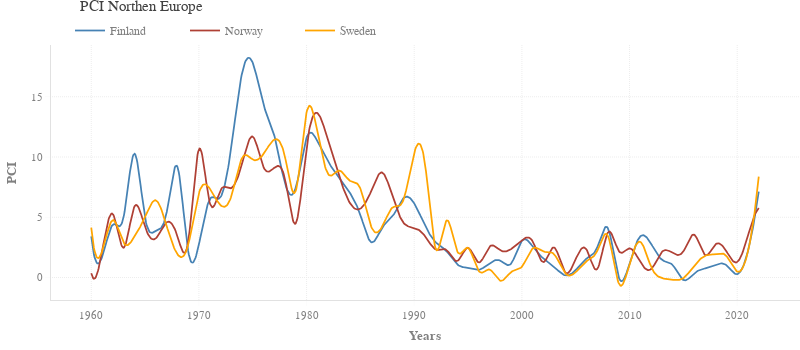

The notebook cell this image was saved under:
### Code cell
fig = pl_figure(figsize=(800, 350))

# pl_plot(
#     go.Scatter(x=data.index, y=data['Finland'], mode='lines+markers', line_color=palette[0], name='Finland'), fig)

pl_plot(
    go.Scatter(
        x=smoothed(data['Finland'][:-1]).index,
        y=smoothed(data['Finland'][:-1]).values.ravel(),
        mode='lines', line_color=palette[2], hoverinfo='skip', hovertemplate=None, name='Finland'), fig)
pl_plot(
    go.Scatter(
        x=data['Finland'][:-1].index,
        y=data['Finland'][:-1],
        marker=dict(opacity=0, size=6),
        mode='markers', line_color=palette[2], showlegend=False, name='Finland'), fig)

pl_plot(
    go.Scatter(
        x=smoothed(data['Norway'][:-1]).index,
        y=smoothed(data['Norway'][:-1]).values.ravel(),
        mode='lines', line_color=palette[1], hoverinfo='skip', name='Norway'), fig)
pl_plot(
    go.Scatter(
        x=data['Norway'][:-1].index,
        y=data['Norway'][:-1],
        marker=dict(opacity=0, size=6),
        mode='markers', line_color=palette[1], showlegend=False, name='Norway'), fig)

pl_plot(
    go.Scatter(
        x=smoothed(data['Sweden'][:-1]).index,
        y=smoothed(data['Sweden'][:-1]).values.ravel(),
        mode='lines', line_color=palette[4], hoverinfo='skip', name='Sweden'), fig)
pl_plot(
    go.Scatter(
        x=data['Sweden'][:-1].index,
        y=data['Sweden'][:-1],
        marker=dict(opacity=0, size=6),
        mode='markers', line_color=palette[4], showlegend=False, name='Sweden'), fig)

pl_labels(x='Years', y='PCI')
pl_title('PCI Northen Europe')

fig.update_xaxes(showspikes=True, spikecolor=palette[-3], spikesnap="cursor", spikemode="across", spikethickness=1)
# fig.update_yaxes(showspikes=True, spikecolor=palette[-3], spikesnap="cursor", spikemode="across", spikethickness=1)

fig.show(config=config)
pl_savefig(fig, 'pci_scandinavia', dir=path_save_img, config=config)

### Figure 1 — Plotly figure (JSON) as saved in the notebook; plotly's stock layout.template omitted (floating-point values rounded to 4 significant figures; data arrays with more than 128 entries replaced by an {"elided": "..."} marker saying what was removed)
{"data": [{"hoverinfo": "skip", "line": {"color": "#4682B4"}, "mode": "lines", "name": "Finland", "type": "scatter", "x": {"elided": "1000 float values"}, "y": {"elided": "1000 float values"}}, {"line": {"color": "#4682B4"}, "marker": {"opacity": 0, "size": 6}, "mode": "markers", "name": "Finland", "showlegend": false, "type": "scatter", "x": [1960, 1961, 1962, 1963, 1964, 1965, 1966, 1967, 1968, 1969, 1970, 1971, 1972, 1973, 1974, 1975, 1976, 1977, 1978, 1979, 1980, 1981, 1982, 1983, 1984, 1985, 1986, 1987, 1988, 1989, 1990, 1991, 1992, 1993, 1994, 1995, 1996, 1997, 1998, 1999, 2000, 2001, 2002, 2003, 2004, 2005, 2006, 2007, 2008, 2009, 2010, 2011, 2012, 2013, 2014, 2015, 2016, 2017, 2018, 2019, 2020, 2021, 2022], "y": [3.418, 1.691, 4.384, 4.996, 10.28, 4.941, 3.874, 5.378, 9.192, 2.206, 2.74, 6.476, 6.662, 10.75, 16.94, 17.81, 14.34, 11.79, 7.799, 7.467, 11.59, 11.31, 9.585, 8.366, 7.068, 5.196, 2.934, 4.113, 5.086, 6.593, 6.15, 4.31, 2.919, 2.191, 1.089, 0.7912, 0.6292, 1.193, 1.399, 1.162, 3.042, 2.578, 1.571, 0.8774, 0.1871, 0.6239, 1.567, 2.511, 4.066, -9.174e-07, 1.184, 3.417, 2.808, 1.478, 1.041, -0.2079, 0.3567, 0.754, 1.084, 1.024, 0.2906, 2.195, 7.124]}, {"hoverinfo": "skip", "line": {"color": "#AF4035"}, "mode": "lines", "name": "Norway", "type": "scatter", "x": {"elided": "1000 float values"}, "y": {"elided": "1000 float values"}}, {"line": {"color": "#AF4035"}, "marker": {"opacity": 0, "size": 6}, "mode": "markers", "name": "Norway", "showlegend": false, "type": "scatter", "x": [1960, 1961, 1962, 1963, 1964, 1965, 1966, 1967, 1968, 1969, 1970, 1971, 1972, 1973, 1974, 1975, 1976, 1977, 1978, 1979, 1980, 1981, 1982, 1983, 1984, 1985, 1986, 1987, 1988, 1989, 1990, 1991, 1992, 1993, 1994, 1995, 1996, 1997, 1998, 1999, 2000, 2001, 2002, 2003, 2004, 2005, 2006, 2007, 2008, 2009, 2010, 2011, 2012, 2013, 2014, 2015, 2016, 2017, 2018, 2019, 2020, 2021, 2022], "y": [0.3605, 2.155, 5.274, 2.472, 5.867, 4.187, 3.251, 4.579, 3.448, 2.963, 10.64, 6.224, 7.258, 7.419, 9.412, 11.69, 9.161, 9.104, 8.162, 4.51, 10.88, 13.64, 11.34, 8.465, 6.218, 5.715, 7.176, 8.717, 6.676, 4.546, 4.131, 3.438, 2.328, 2.288, 1.376, 2.46, 1.263, 2.567, 2.252, 2.366, 3.086, 3.004, 1.287, 2.488, 0.4545, 1.532, 2.329, 0.7126, 3.754, 2.197, 2.419, 1.285, 0.6969, 2.12, 2.042, 2.171, 3.55, 1.875, 2.765, 2.168, 1.287, 3.484, 5.764]}, {"hoverinfo": "skip", "line": {"color": "#FFA500"}, "mode": "lines", "name": "Sweden", "type": "scatter", "x": {"elided": "1000 float values"}, "y": {"elided": "1000 float values"}}, {"line": {"color": "#FFA500"}, "marker": {"opacity": 0, "size": 6}, "mode": "markers", "name": "Sweden", "showlegend": false, "type": "scatter", "x": [1960, 1961, 1962, 1963, 1964, 1965, 1966, 1967, 1968, 1969, 1970, 1971, 1972, 1973, 1974, 1975, 1976, 1977, 1978, 1979, 1980, 1981, 1982, 1983, 1984, 1985, 1986, 1987, 1988, 1989, 1990, 1991, 1992, 1993, 1994, 1995, 1996, 1997, 1998, 1999, 2000, 2001, 2002, 2003, 2004, 2005, 2006, 2007, 2008, 2009, 2010, 2011, 2012, 2013, 2014, 2015, 2016, 2017, 2018, 2019, 2020, 2021, 2022], "y": [4.142, 2.158, 4.766, 2.872, 3.388, 5.013, 6.405, 4.289, 1.943, 2.692, 7.016, 7.396, 6.007, 6.718, 9.912, 9.78, 10.25, 11.44, 9.995, 7.21, 13.71, 12.1, 8.589, 8.873, 8.044, 7.373, 4.236, 4.189, 5.825, 6.443, 10.37, 9.445, 2.374, 4.728, 2.158, 2.455, 0.5331, 0.6584, -0.2671, 0.4622, 0.8991, 2.406, 2.158, 1.926, 0.3737, 0.4532, 1.36, 2.212, 3.437, -0.4945, 1.158, 2.961, 0.8884, -0.04429, -0.1796, -0.04678, 0.9843, 1.794, 1.954, 1.784, 0.4974, 2.163, 8.369]}], "layout": {"autosize": false, "height": 350, "margin": {"t": 45}, "title": {"text": "PCI Northen Europe"}, "width": 800, "xaxis": {"autorange": true, "range": [1956.0, 2026.0], "showspikes": true, "side": "right", "spikecolor": "#A5A5A5", "spikemode": "across", "spikesnap": "cursor", "spikethickness": 1, "title": {"font": {"weight": "bold"}, "standoff": 10, "text": "Years"}, "type": "linear"}, "yaxis": {"autorange": true, "range": [-1.863, 19.29], "title": {"font": {"weight": "bold"}, "standoff": 10, "text": "PCI"}, "type": "linear"}}}
